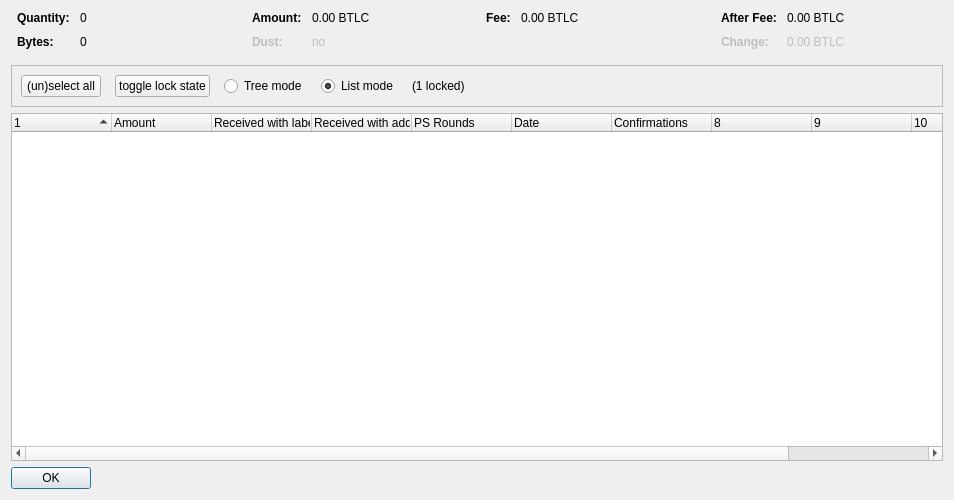
<?xml version="1.0" encoding="UTF-8"?>
<ui version="4.0">
 <class>CoinControlDialog</class>
 <widget class="QDialog" name="CoinControlDialog">
  <property name="geometry">
   <rect>
    <x>0</x>
    <y>0</y>
    <width>954</width>
    <height>500</height>
   </rect>
  </property>
  <property name="windowTitle">
   <string>Coin Selection</string>
  </property>
  <layout class="QVBoxLayout" name="verticalLayout">
   <item>
    <layout class="QHBoxLayout" name="horizontalLayoutTop" stretch="0,0,0,0">
     <property name="topMargin">
      <number>0</number>
     </property>
     <property name="bottomMargin">
      <number>10</number>
     </property>
     <item>
      <layout class="QFormLayout" name="formLayoutCoinControl1">
       <property name="horizontalSpacing">
        <number>10</number>
       </property>
       <property name="verticalSpacing">
        <number>10</number>
       </property>
       <property name="leftMargin">
        <number>6</number>
       </property>
       <property name="rightMargin">
        <number>6</number>
       </property>
       <item row="0" column="0">
        <widget class="QLabel" name="labelCoinControlQuantityText">
         <property name="font">
          <font>
           <weight>75</weight>
           <bold>true</bold>
          </font>
         </property>
         <property name="text">
          <string>Quantity:</string>
         </property>
        </widget>
       </item>
       <item row="0" column="1">
        <widget class="QLabel" name="labelCoinControlQuantity">
         <property name="cursor">
          <cursorShape>IBeamCursor</cursorShape>
         </property>
         <property name="contextMenuPolicy">
          <enum>Qt::ActionsContextMenu</enum>
         </property>
         <property name="text">
          <string notr="true">0</string>
         </property>
         <property name="textInteractionFlags">
          <set>Qt::LinksAccessibleByMouse|Qt::TextSelectableByKeyboard|Qt::TextSelectableByMouse</set>
         </property>
        </widget>
       </item>
       <item row="1" column="0">
        <widget class="QLabel" name="labelCoinControlBytesText">
         <property name="font">
          <font>
           <weight>75</weight>
           <bold>true</bold>
          </font>
         </property>
         <property name="text">
          <string>Bytes:</string>
         </property>
        </widget>
       </item>
       <item row="1" column="1">
        <widget class="QLabel" name="labelCoinControlBytes">
         <property name="cursor">
          <cursorShape>IBeamCursor</cursorShape>
         </property>
         <property name="contextMenuPolicy">
          <enum>Qt::ActionsContextMenu</enum>
         </property>
         <property name="text">
          <string notr="true">0</string>
         </property>
         <property name="textInteractionFlags">
          <set>Qt::LinksAccessibleByMouse|Qt::TextSelectableByKeyboard|Qt::TextSelectableByMouse</set>
         </property>
        </widget>
       </item>
      </layout>
     </item>
     <item>
      <layout class="QFormLayout" name="formLayoutCoinControl2">
       <property name="horizontalSpacing">
        <number>10</number>
       </property>
       <property name="verticalSpacing">
        <number>10</number>
       </property>
       <property name="leftMargin">
        <number>6</number>
       </property>
       <property name="rightMargin">
        <number>6</number>
       </property>
       <item row="0" column="0">
        <widget class="QLabel" name="labelCoinControlAmountText">
         <property name="font">
          <font>
           <weight>75</weight>
           <bold>true</bold>
          </font>
         </property>
         <property name="text">
          <string>Amount:</string>
         </property>
        </widget>
       </item>
       <item row="0" column="1">
        <widget class="QLabel" name="labelCoinControlAmount">
         <property name="cursor">
          <cursorShape>IBeamCursor</cursorShape>
         </property>
         <property name="contextMenuPolicy">
          <enum>Qt::ActionsContextMenu</enum>
         </property>
         <property name="text">
          <string notr="true">0.00 BTLC</string>
         </property>
         <property name="textInteractionFlags">
          <set>Qt::LinksAccessibleByMouse|Qt::TextSelectableByKeyboard|Qt::TextSelectableByMouse</set>
         </property>
        </widget>
       </item>
       <item row="1" column="0">
        <widget class="QLabel" name="labelCoinControlLowOutputText">
         <property name="enabled">
          <bool>false</bool>
         </property>
         <property name="font">
          <font>
           <weight>75</weight>
           <bold>true</bold>
          </font>
         </property>
         <property name="text">
          <string>Dust:</string>
         </property>
        </widget>
       </item>
       <item row="1" column="1">
        <widget class="QLabel" name="labelCoinControlLowOutput">
         <property name="enabled">
          <bool>false</bool>
         </property>
         <property name="cursor">
          <cursorShape>IBeamCursor</cursorShape>
         </property>
         <property name="contextMenuPolicy">
          <enum>Qt::ActionsContextMenu</enum>
         </property>
         <property name="text">
          <string notr="true">no</string>
         </property>
         <property name="textInteractionFlags">
          <set>Qt::LinksAccessibleByMouse|Qt::TextSelectableByKeyboard|Qt::TextSelectableByMouse</set>
         </property>
        </widget>
       </item>
      </layout>
     </item>
     <item>
      <layout class="QFormLayout" name="formLayoutCoinControl3">
       <property name="horizontalSpacing">
        <number>10</number>
       </property>
       <property name="verticalSpacing">
        <number>10</number>
       </property>
       <property name="leftMargin">
        <number>6</number>
       </property>
       <property name="rightMargin">
        <number>6</number>
       </property>
       <item row="0" column="0">
        <widget class="QLabel" name="labelCoinControlFeeText">
         <property name="font">
          <font>
           <weight>75</weight>
           <bold>true</bold>
          </font>
         </property>
         <property name="text">
          <string>Fee:</string>
         </property>
        </widget>
       </item>
       <item row="0" column="1">
        <widget class="QLabel" name="labelCoinControlFee">
         <property name="cursor">
          <cursorShape>IBeamCursor</cursorShape>
         </property>
         <property name="contextMenuPolicy">
          <enum>Qt::ActionsContextMenu</enum>
         </property>
         <property name="text">
          <string notr="true">0.00 BTLC</string>
         </property>
         <property name="textInteractionFlags">
          <set>Qt::LinksAccessibleByMouse|Qt::TextSelectableByKeyboard|Qt::TextSelectableByMouse</set>
         </property>
        </widget>
       </item>
      </layout>
     </item>
     <item>
      <layout class="QFormLayout" name="formLayoutCoinControl4">
       <property name="horizontalSpacing">
        <number>10</number>
       </property>
       <property name="verticalSpacing">
        <number>10</number>
       </property>
       <property name="leftMargin">
        <number>6</number>
       </property>
       <property name="rightMargin">
        <number>6</number>
       </property>
       <item row="0" column="0">
        <widget class="QLabel" name="labelCoinControlAfterFeeText">
         <property name="font">
          <font>
           <weight>75</weight>
           <bold>true</bold>
          </font>
         </property>
         <property name="text">
          <string>After Fee:</string>
         </property>
        </widget>
       </item>
       <item row="0" column="1">
        <widget class="QLabel" name="labelCoinControlAfterFee">
         <property name="cursor">
          <cursorShape>IBeamCursor</cursorShape>
         </property>
         <property name="contextMenuPolicy">
          <enum>Qt::ActionsContextMenu</enum>
         </property>
         <property name="text">
          <string notr="true">0.00 BTLC</string>
         </property>
         <property name="textInteractionFlags">
          <set>Qt::LinksAccessibleByMouse|Qt::TextSelectableByKeyboard|Qt::TextSelectableByMouse</set>
         </property>
        </widget>
       </item>
       <item row="1" column="0">
        <widget class="QLabel" name="labelCoinControlChangeText">
         <property name="enabled">
          <bool>false</bool>
         </property>
         <property name="font">
          <font>
           <weight>75</weight>
           <bold>true</bold>
          </font>
         </property>
         <property name="text">
          <string>Change:</string>
         </property>
        </widget>
       </item>
       <item row="1" column="1">
        <widget class="QLabel" name="labelCoinControlChange">
         <property name="enabled">
          <bool>false</bool>
         </property>
         <property name="cursor">
          <cursorShape>IBeamCursor</cursorShape>
         </property>
         <property name="contextMenuPolicy">
          <enum>Qt::ActionsContextMenu</enum>
         </property>
         <property name="text">
          <string notr="true">0.00 BTLC</string>
         </property>
         <property name="textInteractionFlags">
          <set>Qt::LinksAccessibleByMouse|Qt::TextSelectableByKeyboard|Qt::TextSelectableByMouse</set>
         </property>
        </widget>
       </item>
      </layout>
     </item>
    </layout>
   </item>
   <item>
    <widget class="QFrame" name="frame">
     <property name="minimumSize">
      <size>
       <width>0</width>
       <height>40</height>
      </size>
     </property>
     <property name="frameShape">
      <enum>QFrame::StyledPanel</enum>
     </property>
     <property name="frameShadow">
      <enum>QFrame::Sunken</enum>
     </property>
     <layout class="QHBoxLayout" name="horizontalLayout">
      <item>
       <layout class="QHBoxLayout" name="horizontalLayoutPanel" stretch="0,0,0,0,0,0">
        <property name="spacing">
         <number>14</number>
        </property>
        <item>
         <widget class="QPushButton" name="pushButtonSelectAll">
          <property name="sizePolicy">
           <sizepolicy hsizetype="Maximum" vsizetype="Fixed">
            <horstretch>0</horstretch>
            <verstretch>0</verstretch>
           </sizepolicy>
          </property>
          <property name="text">
           <string>(un)select all</string>
          </property>
          <property name="autoDefault">
           <bool>false</bool>
          </property>
         </widget>
        </item>
        <item>
         <widget class="QPushButton" name="pushButtonToggleLock">
          <property name="sizePolicy">
           <sizepolicy hsizetype="Maximum" vsizetype="Fixed">
            <horstretch>0</horstretch>
            <verstretch>0</verstretch>
           </sizepolicy>
          </property>
          <property name="text">
           <string>toggle lock state</string>
          </property>
          <property name="autoDefault">
           <bool>false</bool>
          </property>
         </widget>
        </item>
        <item>
         <widget class="QRadioButton" name="radioTreeMode">
          <property name="sizePolicy">
           <sizepolicy hsizetype="Maximum" vsizetype="Fixed">
            <horstretch>0</horstretch>
            <verstretch>0</verstretch>
           </sizepolicy>
          </property>
          <property name="text">
           <string>Tree mode</string>
          </property>
         </widget>
        </item>
        <item>
         <widget class="QRadioButton" name="radioListMode">
          <property name="sizePolicy">
           <sizepolicy hsizetype="Maximum" vsizetype="Fixed">
            <horstretch>0</horstretch>
            <verstretch>0</verstretch>
           </sizepolicy>
          </property>
          <property name="text">
           <string>List mode</string>
          </property>
          <property name="checked">
           <bool>true</bool>
          </property>
         </widget>
        </item>
        <item>
         <widget class="QLabel" name="labelLocked">
          <property name="text">
           <string>(1 locked)</string>
          </property>
         </widget>
        </item>
        <item>
         <spacer name="horizontalSpacer">
          <property name="orientation">
           <enum>Qt::Horizontal</enum>
          </property>
          <property name="sizeHint" stdset="0">
           <size>
            <width>40</width>
            <height>20</height>
           </size>
          </property>
         </spacer>
        </item>
       </layout>
      </item>
     </layout>
    </widget>
   </item>
   <item>
    <widget class="CoinControlTreeWidget" name="treeWidget">
     <property name="contextMenuPolicy">
      <enum>Qt::CustomContextMenu</enum>
     </property>
     <property name="sortingEnabled">
      <bool>false</bool>
     </property>
     <property name="columnCount">
      <number>11</number>
     </property>
     <attribute name="headerShowSortIndicator" stdset="0">
      <bool>true</bool>
     </attribute>
     <attribute name="headerStretchLastSection">
      <bool>false</bool>
     </attribute>
     <column>
      <property name="text">
       <string/>
      </property>
     </column>
     <column>
      <property name="text">
       <string>Amount</string>
      </property>
     </column>
     <column>
      <property name="text">
       <string>Received with label</string>
      </property>
     </column>
     <column>
      <property name="text">
       <string>Received with address</string>
      </property>
     </column>
     <column>
      <property name="text">
       <string>PS Rounds</string>
      </property>
     </column>
     <column>
      <property name="text">
       <string>Date</string>
      </property>
     </column>
     <column>
      <property name="text">
       <string>Confirmations</string>
      </property>
      <property name="toolTip">
       <string>Confirmed</string>
      </property>
     </column>
     <column>
      <property name="text">
       <string/>
      </property>
     </column>
     <column>
      <property name="text">
       <string/>
      </property>
     </column>
     <column>
      <property name="text">
       <string/>
      </property>
     </column>
     <column>
      <property name="text">
       <string/>
      </property>
     </column>
    </widget>
   </item>
   <item>
    <widget class="QDialogButtonBox" name="buttonBox">
     <property name="sizePolicy">
      <sizepolicy hsizetype="Maximum" vsizetype="Fixed">
       <horstretch>0</horstretch>
       <verstretch>0</verstretch>
      </sizepolicy>
     </property>
     <property name="orientation">
      <enum>Qt::Horizontal</enum>
     </property>
     <property name="standardButtons">
      <set>QDialogButtonBox::Ok</set>
     </property>
    </widget>
   </item>
  </layout>
 </widget>
 <customwidgets>
  <customwidget>
   <class>CoinControlTreeWidget</class>
   <extends>QTreeWidget</extends>
   <header>coincontroltreewidget.h</header>
  </customwidget>
 </customwidgets>
 <resources/>
 <connections/>
</ui>
